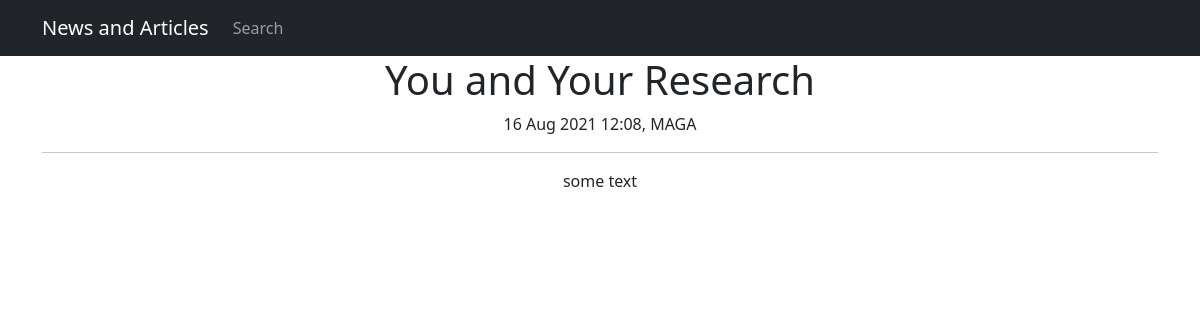
Page /news/1 on the earlier database version.
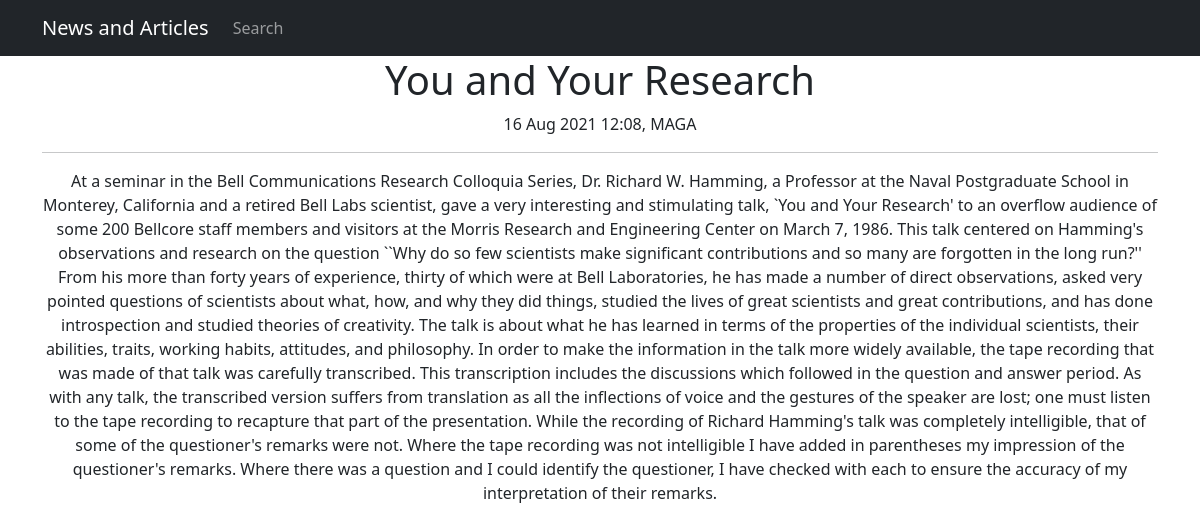
Same page on the later database version.
### news/models.py (models this page shows, shortened)
class Post(models.Model):
    author = models.ForeignKey(Author, on_delete=models.CASCADE)
    NEWS = 'NEW'
    ARTICLE = 'ART'
    CATEGORY_CHOICES = [(NEWS, 'NEWS'), (ARTICLE, 'ARTICLE'), ]
    categoryType = models.CharField(max_length=3, choices=CATEGORY_CHOICES, default=NEWS)
    dateCreated = models.DateTimeField(auto_now_add=True)
    postCategory = models.ManyToManyField(Category, through='PostCategory')
    title = models.CharField(max_length=128)
    text = models.TextField()
    rating = models.SmallIntegerField(default=0)

class Author(models.Model):
    authorUser = models.OneToOneField(User, on_delete=models.CASCADE)
    ratingAuthor = models.SmallIntegerField(default=0)
    first_name = User.first_name
    last_name = User.last_name
    def __str__(self):
        return f'{self.authorUser.username}'

### news/views.py (the view)
# urls.py: path('<int:pk>', PostDetailedView.as_view()),
class PostDetailedView(DetailView):
    model = Post
    template_name = 'post.html'
    context_object_name = 'news'
    queryset = Post.objects.all()

### news/templatetags/custom_filters.py (called while the page is built)
@register.filter(name='censor')
def censor(value):
    for word in censor_list:
        value = value.replace(word, replacement_word)
    return value

### templates/post.html (shortened to what this page needs)
{% extends 'flatpages/default.html' %}
{% load custom_filters %}
{% block content %}
<h1>{{news.title|censor}}</h1>
{{news.dateCreated|date:'d M Y h:m'}}, {{news.author}}
<br>
<hr>
{{ news.text|censor }}
{% endblock content %}

Differences in the rows shown:
changed Post "You and Your Research": text|censor "some text" → "At a seminar in the Bell Communications Research Colloquia Series, Dr. Richard W. Hamming, a Professor at the Naval Postgraduate School in Monterey, California and a retired Bell Labs scientist, gave a very interesting and stimulating talk, `You and Your Research' to an overflow audience of some 200 Bellcore staff members and visitors at the Morris Research and Engineering Center on March 7, 1986. This talk centered on Hamming's observations and research on the question ``Why do so few scientists make significant contributions and so many are forgotten in the long run?'' From his more than forty years of experience, thirty of which were at Bell Laboratories, he has made a number of direct…"
